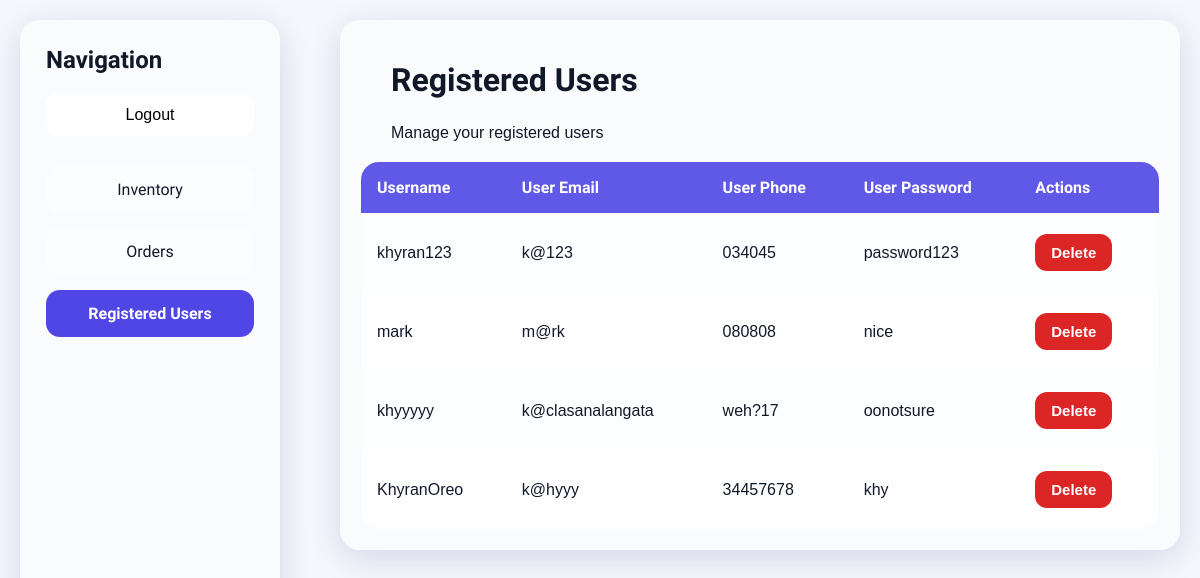
Page /party/newParty/registeredCustomers.php on the earlier database version.
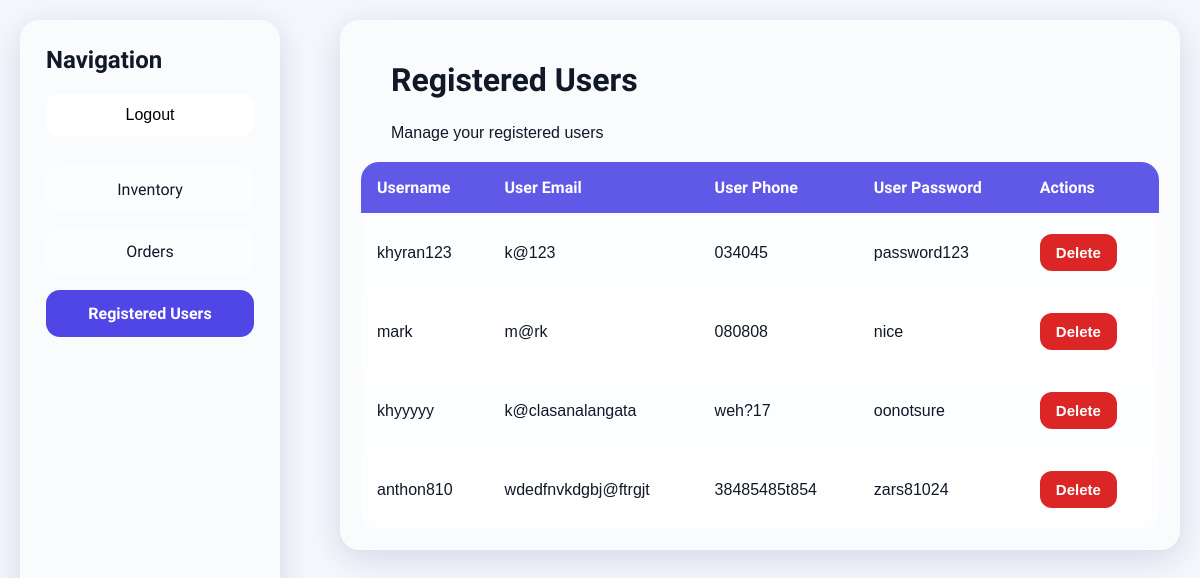
Same page on the later database version.
### tables this page shows
CREATE TABLE `users` (
  `user_id` int(11) NOT NULL,
  `username` varchar(100) DEFAULT NULL,
  `user_email` varchar(100) DEFAULT NULL,
  `phone` varchar(50) DEFAULT NULL,
  `password` varchar(50) DEFAULT NULL
);

### party/newParty/get.php (called while the page is built, shortened)
<?php
 include "databases.php";
    $queryUsers = "SELECT * FROM users";
    $sqlUsers = mysqli_query($connection, $queryUsers);
?>

### party/newParty/registeredCustomers.php (the view, shortened to what this page needs)
<?php
    include "get.php";
?>
<!DOCTYPE html>
<html lang="en">
<head>
</head>
<body>
    <div class="layout">
        <aside class="sidebar">
            <div class="sidebar-header">
                <h2>Navigation</h2>
                <a href="index.php" class="nav-button">Logout</a>
            </div>
            <nav class="sidebar-nav">
                <a href="indexAdmin.php">Inventory</a>
                <a href="orders.php">Orders</a>
                <a href="#" class="active">Registered Users</a>
            </nav>
        </aside>
        <div class="container">
            <h1>Registered Users</h1>
            <p>Manage your registered users</p>
               <table class="inventory-table">
                <thead>
                    <tr>
                        <th>Username</th>
                        <th>User Email</th>
                        <th>User Phone</th>
                        <th>User Password</th>
                        <th>Actions</th>
                    </tr>
                </thead>
                <tbody>
                    <?php while($results = mysqli_fetch_array($sqlUsers)) { ?>
                    <tr>
                        <td><?php echo $results['username']; ?></td>
                        <td><?php echo $results['user_email']; ?></td>
                        <td><?php echo $results['phone']; ?></td>
                        <td><?php echo $results['password']; ?></td>
                            <td>
                            <form action="delete.php" method="post">
                                    <input type="submit" value="Delete" name="deleteUser">
                                </form>
                            </td>
                    </tr>
                            <?php }?>
                    </tbody>
                </table>
        </div>
    </div>
</body>
</html>

Differences in the rows shown:
removed users: username "KhyranOreo", user_email "k@hyyy", phone "34457678", password "khy"
added users: username "anthon810", user_email "wdedfnvkdgbj@ftrgjt", phone "38485485t854", password "zars81024"
